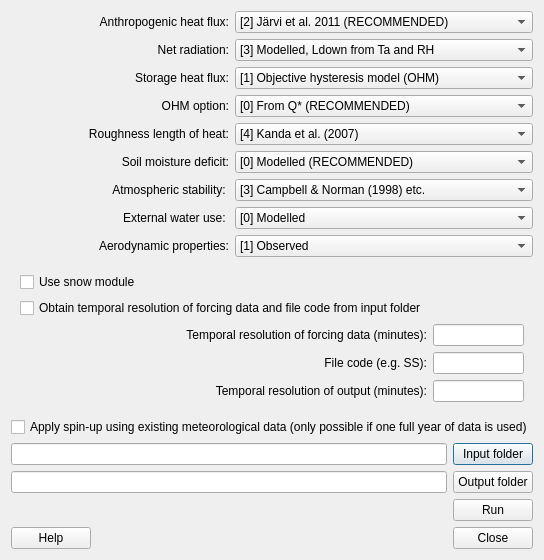
<?xml version="1.0" encoding="UTF-8"?>
<ui version="4.0">
 <class>SUEWSDialogBase</class>
 <widget class="QDialog" name="SUEWSDialogBase">
  <property name="geometry">
   <rect>
    <x>0</x>
    <y>0</y>
    <width>491</width>
    <height>547</height>
   </rect>
  </property>
  <property name="windowTitle">
   <string>SUEWS</string>
  </property>
  <layout class="QGridLayout" name="gridLayout_4">
   <item row="0" column="0">
    <layout class="QVBoxLayout" name="verticalLayout_2">
     <item>
      <widget class="QLabel" name="label_25">
       <property name="text">
        <string>Anthropogenic heat flux:</string>
       </property>
       <property name="alignment">
        <set>Qt::AlignRight|Qt::AlignTrailing|Qt::AlignVCenter</set>
       </property>
       <property name="buddy">
        <cstring></cstring>
       </property>
      </widget>
     </item>
     <item>
      <widget class="QLabel" name="label_26">
       <property name="text">
        <string>Net radiation:</string>
       </property>
       <property name="alignment">
        <set>Qt::AlignRight|Qt::AlignTrailing|Qt::AlignVCenter</set>
       </property>
       <property name="buddy">
        <cstring></cstring>
       </property>
      </widget>
     </item>
     <item>
      <widget class="QLabel" name="label_28">
       <property name="text">
        <string>Storage heat flux:</string>
       </property>
       <property name="alignment">
        <set>Qt::AlignRight|Qt::AlignTrailing|Qt::AlignVCenter</set>
       </property>
       <property name="buddy">
        <cstring></cstring>
       </property>
      </widget>
     </item>
     <item>
      <widget class="QLabel" name="label_29">
       <property name="text">
        <string>OHM option:</string>
       </property>
       <property name="alignment">
        <set>Qt::AlignRight|Qt::AlignTrailing|Qt::AlignVCenter</set>
       </property>
       <property name="buddy">
        <cstring></cstring>
       </property>
      </widget>
     </item>
     <item>
      <widget class="QLabel" name="label_30">
       <property name="text">
        <string>Roughness length of heat:</string>
       </property>
       <property name="alignment">
        <set>Qt::AlignRight|Qt::AlignTrailing|Qt::AlignVCenter</set>
       </property>
       <property name="buddy">
        <cstring></cstring>
       </property>
      </widget>
     </item>
     <item>
      <widget class="QLabel" name="label_31">
       <property name="text">
        <string>Soil moisture deficit:</string>
       </property>
       <property name="alignment">
        <set>Qt::AlignRight|Qt::AlignTrailing|Qt::AlignVCenter</set>
       </property>
       <property name="buddy">
        <cstring></cstring>
       </property>
      </widget>
     </item>
     <item>
      <widget class="QLabel" name="label_32">
       <property name="text">
        <string>Atmospheric stability: </string>
       </property>
       <property name="alignment">
        <set>Qt::AlignRight|Qt::AlignTrailing|Qt::AlignVCenter</set>
       </property>
       <property name="buddy">
        <cstring></cstring>
       </property>
      </widget>
     </item>
     <item>
      <widget class="QLabel" name="label_33">
       <property name="text">
        <string>External water use: </string>
       </property>
       <property name="alignment">
        <set>Qt::AlignRight|Qt::AlignTrailing|Qt::AlignVCenter</set>
       </property>
       <property name="buddy">
        <cstring></cstring>
       </property>
      </widget>
     </item>
     <item>
      <widget class="QLabel" name="label_34">
       <property name="text">
        <string>Aerodynamic properties:</string>
       </property>
       <property name="alignment">
        <set>Qt::AlignRight|Qt::AlignTrailing|Qt::AlignVCenter</set>
       </property>
       <property name="buddy">
        <cstring></cstring>
       </property>
      </widget>
     </item>
    </layout>
   </item>
   <item row="0" column="1">
    <layout class="QVBoxLayout" name="verticalLayout">
     <item>
      <widget class="QComboBox" name="comboBoxQf">
       <property name="currentIndex">
        <number>2</number>
       </property>
       <item>
        <property name="text">
         <string>[0] Observed data</string>
        </property>
       </item>
       <item>
        <property name="text">
         <string>[1] Lordian et al. 2011 (NOT RECOMMENDED)</string>
        </property>
       </item>
       <item>
        <property name="text">
         <string>[2] Järvi et al. 2011 (RECOMMENDED)</string>
        </property>
       </item>
      </widget>
     </item>
     <item>
      <widget class="QComboBox" name="comboBoxNet">
       <property name="currentIndex">
        <number>3</number>
       </property>
       <item>
        <property name="text">
         <string>[0] Observed data</string>
        </property>
       </item>
       <item>
        <property name="text">
         <string>[1] Modelled but Ldown observed</string>
        </property>
       </item>
       <item>
        <property name="text">
         <string>[2] Modelled, Ldown from cloud cover</string>
        </property>
       </item>
       <item>
        <property name="text">
         <string>[3] Modelled, Ldown from Ta and RH</string>
        </property>
       </item>
      </widget>
     </item>
     <item>
      <widget class="QComboBox" name="comboBoxQs">
       <property name="currentIndex">
        <number>0</number>
       </property>
       <item>
        <property name="text">
         <string>[1] Objective hysteresis model (OHM)</string>
        </property>
       </item>
       <item>
        <property name="text">
         <string>[2] Observed data</string>
        </property>
       </item>
       <item>
        <property name="text">
         <string>[3] Analytical Objective hysterisis model (AnOHM)</string>
        </property>
       </item>
       <item>
        <property name="text">
         <string>[4] Element Surface Temperature Model</string>
        </property>
       </item>
      </widget>
     </item>
     <item>
      <widget class="QComboBox" name="comboBoxOHM">
       <property name="currentIndex">
        <number>0</number>
       </property>
       <item>
        <property name="text">
         <string>[0] From Q* (RECOMMENDED)</string>
        </property>
       </item>
       <item>
        <property name="text">
         <string>[1] From Q* + Qf</string>
        </property>
       </item>
      </widget>
     </item>
     <item>
      <widget class="QComboBox" name="comboBoxZ0">
       <property name="currentIndex">
        <number>3</number>
       </property>
       <item>
        <property name="text">
         <string>[1] as 0.1 * roughness length for momentum</string>
        </property>
       </item>
       <item>
        <property name="text">
         <string>[2] Kawai et al. (2009)</string>
        </property>
       </item>
       <item>
        <property name="text">
         <string>[3] Voogt and Grimmond (2000)</string>
        </property>
       </item>
       <item>
        <property name="text">
         <string>[4] Kanda et al. (2007)</string>
        </property>
       </item>
      </widget>
     </item>
     <item>
      <widget class="QComboBox" name="comboBoxSMD">
       <property name="currentIndex">
        <number>0</number>
       </property>
       <item>
        <property name="text">
         <string>[0] Modelled (RECOMMENDED)</string>
        </property>
       </item>
       <item>
        <property name="text">
         <string>[1] Measured, volumetric data</string>
        </property>
       </item>
       <item>
        <property name="text">
         <string>[2] Measured, gravimetric data</string>
        </property>
       </item>
      </widget>
     </item>
     <item>
      <widget class="QComboBox" name="comboBoxStab">
       <property name="currentIndex">
        <number>1</number>
       </property>
       <item>
        <property name="text">
         <string>[2] Dyer (1974) etc.</string>
        </property>
       </item>
       <item>
        <property name="text">
         <string>[3] Campbell &amp; Norman (1998) etc.</string>
        </property>
       </item>
       <item>
        <property name="text">
         <string>[4] Businger et al. (1971)</string>
        </property>
       </item>
      </widget>
     </item>
     <item>
      <widget class="QComboBox" name="comboBoxWU">
       <property name="currentIndex">
        <number>0</number>
       </property>
       <item>
        <property name="text">
         <string>[0] Modelled</string>
        </property>
       </item>
       <item>
        <property name="text">
         <string>[1] Observed</string>
        </property>
       </item>
      </widget>
     </item>
     <item>
      <widget class="QComboBox" name="comboBoxAeroD">
       <property name="currentIndex">
        <number>0</number>
       </property>
       <item>
        <property name="text">
         <string>[1] Observed</string>
        </property>
       </item>
       <item>
        <property name="text">
         <string>[2] Rule of Thumb, Grimmond and Oke (1999)</string>
        </property>
       </item>
       <item>
        <property name="text">
         <string>[3] Macdonald et al. (1998)</string>
        </property>
       </item>
      </widget>
     </item>
    </layout>
   </item>
   <item row="1" column="0" colspan="2">
    <widget class="QFrame" name="frame">
     <property name="frameShape">
      <enum>QFrame::NoFrame</enum>
     </property>
     <property name="frameShadow">
      <enum>QFrame::Raised</enum>
     </property>
     <layout class="QGridLayout" name="gridLayout_2">
      <item row="0" column="0">
       <widget class="QCheckBox" name="checkBoxSnow">
        <property name="text">
         <string>Use snow module</string>
        </property>
       </widget>
      </item>
      <item row="2" column="0">
       <layout class="QGridLayout" name="gridLayout">
        <item row="0" column="0">
         <widget class="QCheckBox" name="checkBoxFromSP">
          <property name="enabled">
           <bool>true</bool>
          </property>
          <property name="text">
           <string>Obtain temporal resolution of forcing data and file code from input folder</string>
          </property>
         </widget>
        </item>
        <item row="1" column="0">
         <widget class="QLabel" name="label_38">
          <property name="text">
           <string>Temporal resolution of forcing data (minutes):</string>
          </property>
          <property name="alignment">
           <set>Qt::AlignRight|Qt::AlignTrailing|Qt::AlignVCenter</set>
          </property>
          <property name="buddy">
           <cstring></cstring>
          </property>
         </widget>
        </item>
        <item row="1" column="1">
         <widget class="QLineEdit" name="InputRes">
          <property name="maxLength">
           <number>8</number>
          </property>
          <property name="alignment">
           <set>Qt::AlignCenter</set>
          </property>
         </widget>
        </item>
        <item row="3" column="0">
         <widget class="QLabel" name="label_37">
          <property name="text">
           <string>Temporal resolution of output (minutes):</string>
          </property>
          <property name="alignment">
           <set>Qt::AlignRight|Qt::AlignTrailing|Qt::AlignVCenter</set>
          </property>
          <property name="buddy">
           <cstring></cstring>
          </property>
         </widget>
        </item>
        <item row="3" column="1">
         <widget class="QLineEdit" name="OutputRes">
          <property name="maxLength">
           <number>8</number>
          </property>
          <property name="alignment">
           <set>Qt::AlignCenter</set>
          </property>
         </widget>
        </item>
        <item row="2" column="0">
         <widget class="QLabel" name="label_35">
          <property name="text">
           <string>File code (e.g. SS):</string>
          </property>
          <property name="alignment">
           <set>Qt::AlignRight|Qt::AlignTrailing|Qt::AlignVCenter</set>
          </property>
          <property name="buddy">
           <cstring></cstring>
          </property>
         </widget>
        </item>
        <item row="2" column="1">
         <widget class="QLineEdit" name="FileCode">
          <property name="maxLength">
           <number>8</number>
          </property>
          <property name="alignment">
           <set>Qt::AlignCenter</set>
          </property>
         </widget>
        </item>
       </layout>
      </item>
     </layout>
    </widget>
   </item>
   <item row="2" column="0" colspan="2">
    <widget class="QCheckBox" name="checkBoxSpinup">
     <property name="text">
      <string>Apply spin-up using existing meteorological data (only possible if one full year of data is used)</string>
     </property>
    </widget>
   </item>
   <item row="3" column="0" colspan="2">
    <layout class="QGridLayout" name="gridLayout_3">
     <item row="0" column="0" colspan="2">
      <widget class="QLineEdit" name="textInput"/>
     </item>
     <item row="0" column="2">
      <widget class="QPushButton" name="pushButtonLoad">
       <property name="text">
        <string>Input folder</string>
       </property>
      </widget>
     </item>
     <item row="1" column="0" colspan="2">
      <widget class="QLineEdit" name="textOutput"/>
     </item>
     <item row="1" column="2">
      <widget class="QPushButton" name="pushButtonSave">
       <property name="text">
        <string>Output folder</string>
       </property>
      </widget>
     </item>
     <item row="2" column="2">
      <widget class="QPushButton" name="runButton">
       <property name="enabled">
        <bool>true</bool>
       </property>
       <property name="text">
        <string>Run</string>
       </property>
      </widget>
     </item>
     <item row="3" column="0">
      <widget class="QPushButton" name="helpButton">
       <property name="text">
        <string>Help</string>
       </property>
      </widget>
     </item>
     <item row="3" column="1">
      <spacer name="horizontalSpacer">
       <property name="orientation">
        <enum>Qt::Horizontal</enum>
       </property>
       <property name="sizeHint" stdset="0">
        <size>
         <width>40</width>
         <height>20</height>
        </size>
       </property>
      </spacer>
     </item>
     <item row="3" column="2">
      <widget class="QPushButton" name="closeButton">
       <property name="enabled">
        <bool>true</bool>
       </property>
       <property name="text">
        <string>Close</string>
       </property>
      </widget>
     </item>
    </layout>
   </item>
  </layout>
 </widget>
 <resources/>
 <connections>
  <connection>
   <sender>closeButton</sender>
   <signal>clicked()</signal>
   <receiver>SUEWSDialogBase</receiver>
   <slot>accept()</slot>
   <hints>
    <hint type="sourcelabel">
     <x>486</x>
     <y>503</y>
    </hint>
    <hint type="destinationlabel">
     <x>406</x>
     <y>521</y>
    </hint>
   </hints>
  </connection>
  <connection>
   <sender>checkBoxFromSP</sender>
   <signal>clicked(bool)</signal>
   <receiver>label_35</receiver>
   <slot>setDisabled(bool)</slot>
   <hints>
    <hint type="sourcelabel">
     <x>116</x>
     <y>299</y>
    </hint>
    <hint type="destinationlabel">
     <x>237</x>
     <y>378</y>
    </hint>
   </hints>
  </connection>
  <connection>
   <sender>checkBoxFromSP</sender>
   <signal>clicked(bool)</signal>
   <receiver>label_38</receiver>
   <slot>setDisabled(bool)</slot>
   <hints>
    <hint type="sourcelabel">
     <x>44</x>
     <y>299</y>
    </hint>
    <hint type="destinationlabel">
     <x>83</x>
     <y>326</y>
    </hint>
   </hints>
  </connection>
  <connection>
   <sender>checkBoxFromSP</sender>
   <signal>clicked(bool)</signal>
   <receiver>InputRes</receiver>
   <slot>setDisabled(bool)</slot>
   <hints>
    <hint type="sourcelabel">
     <x>51</x>
     <y>299</y>
    </hint>
    <hint type="destinationlabel">
     <x>411</x>
     <y>326</y>
    </hint>
   </hints>
  </connection>
  <connection>
   <sender>checkBoxFromSP</sender>
   <signal>clicked(bool)</signal>
   <receiver>FileCode</receiver>
   <slot>setDisabled(bool)</slot>
   <hints>
    <hint type="sourcelabel">
     <x>42</x>
     <y>299</y>
    </hint>
    <hint type="destinationlabel">
     <x>411</x>
     <y>378</y>
    </hint>
   </hints>
  </connection>
 </connections>
</ui>
